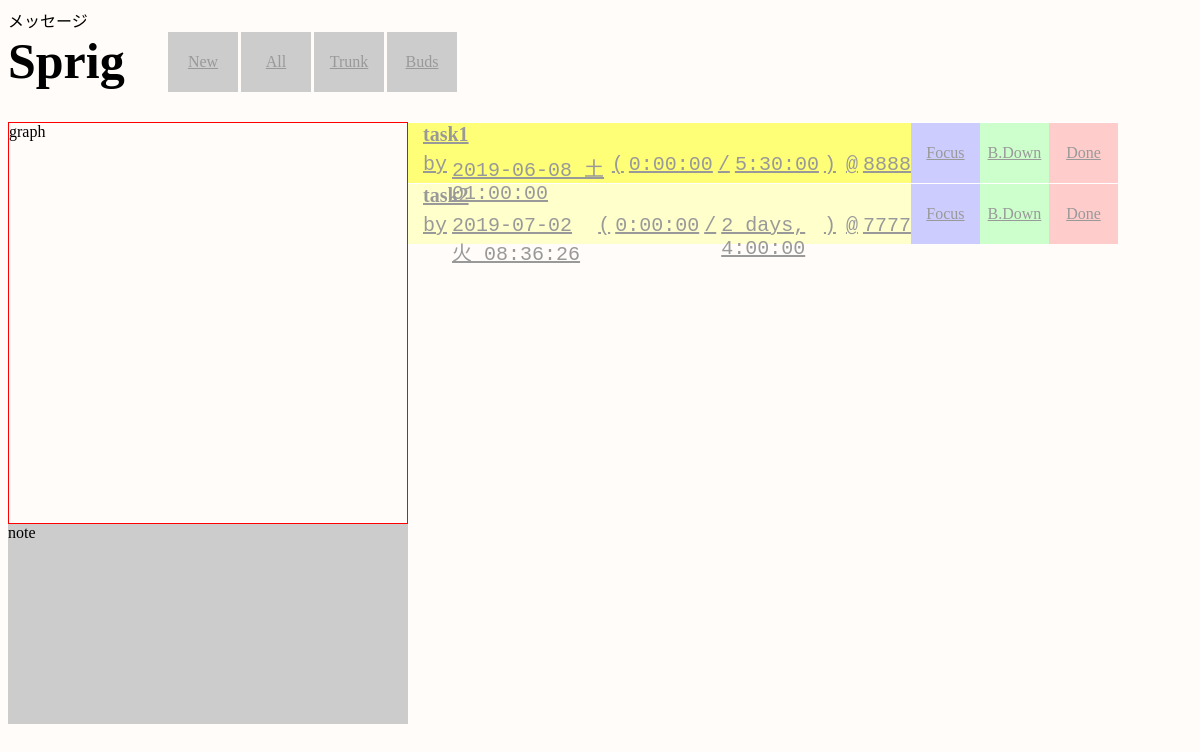
/show_around_1/19, run on an earlier commit of the app's database.
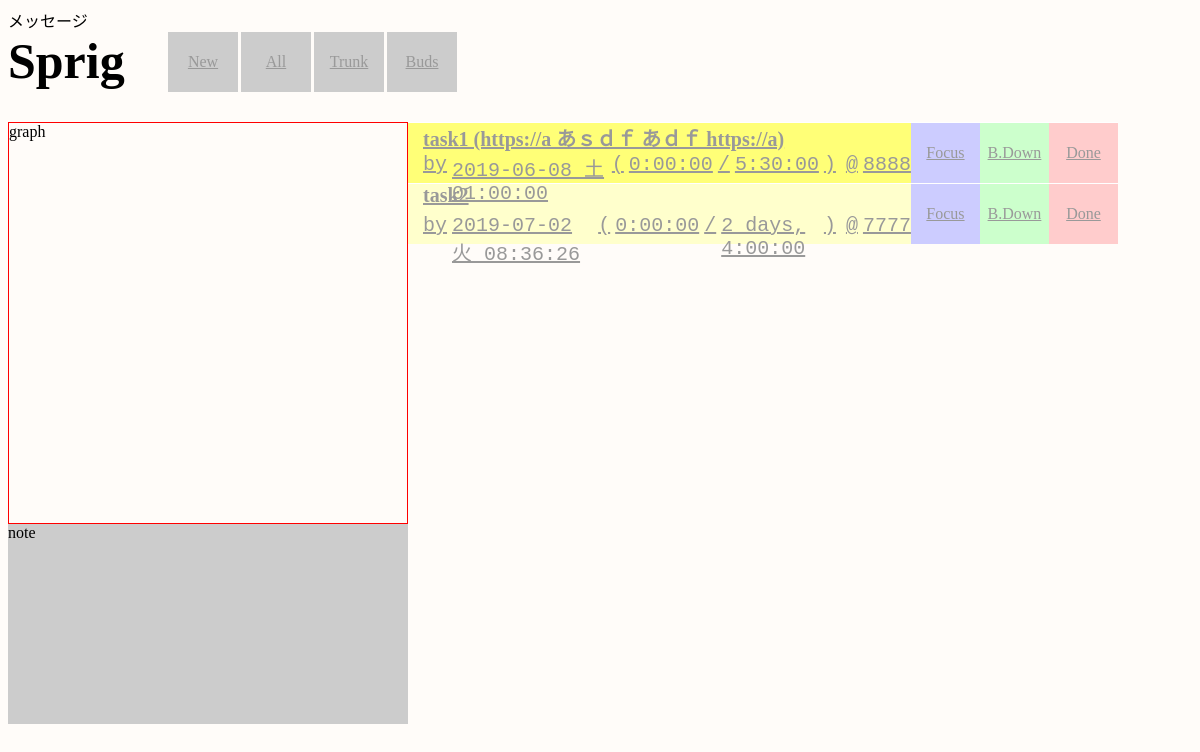
And on a later commit of the database.
### todo/models.py (models this page shows, shortened)
class Task(models.Model):
    class Meta:
        db_table = 'tasks'
    created_at = models.DateTimeField(auto_now_add=True)
    updated_at = models.DateTimeField(auto_now=True)
    title = models.CharField(verbose_name='タスク名', max_length=255)
    start = models.DateTimeField(verbose_name='着手日時', null=True, default=datetime.datetime.now())
    expected_time = models.DurationField(verbose_name='予想時間', default=datetime.timedelta(hours=1))  # todo デフォルト値
    actual_time = models.DurationField(verbose_name='実績時間', default=datetime.timedelta())  # todo デフォルト値
    deadline = models.DateTimeField(verbose_name='納期', default=datetime.datetime.now() + datetime.timedelta(hours=1))  # todo デフォルト値
    client = models.IntegerField(verbose_name='依頼者', default=0)  # todo デフォルトは自分
    is_done = models.BooleanField(verbose_name='完了', default=False)
    note = models.TextField(verbose_name='備考', null=True)
    initial_step = models.ForeignKey(Step,
                                     related_name='out_tasks',
                                     verbose_name='始点',
                                     default=None,  # todo 唯一の最始点を設定する？
                                     on_delete=models.PROTECT)
    terminal_step = models.ForeignKey(Step,
                                      related_name='in_tasks',
                                      verbose_name='終点',
                                      default=None,   # todo デフォルトは最終点
                                      on_delete=models.PROTECT)

### todo/views.py (the view, shortened to what this page needs)
class ShowTaskAround1(View):
    def get(self, req, id=None):
        me = Task.objects.filter(pk=id).all()
        _me = me.get()
        initial = Step.objects.get(pk=_me.initial_step.pk)
        terminal = Step.objects.get(pk=_me.terminal_step.pk)
        in_tasks = Task.objects.filter(terminal_step=initial).all()
        out_tasks = Task.objects.filter(initial_step=terminal).all()
        context = {
            'taskss': {
                'out_tasks': out_tasks,
                'me': me,
                'in_tasks': in_tasks,
            }
        }
        return render(req, 'todo/index.html', context)

### todo/templates/todo/index.html (shortened to what this page needs)
{% load static %}
<!DOCTYPE html>
<html>
    <head>
            <link rel="stylesheet" href="https://unpkg.com/karma-css@latest/dist/karma.min.css">
            <link rel="stylesheet"
            href="{% static 'css/todo.css' %}" >
    </head>
    <body>
        <div>メッセージ</div>
        <div class="container">
            <div class="header flex">
                <div id="title">Sprig</div>
                <div class="controller flex">
                    <a href="{% url 'register' %}">
                        <div class="menu" id="new">New</div>
                    </a>
                    <a href="{% url 'index' %}">
                        <div class="menu" id="all">All</div>
                    </a>
                    <a href="{% url 'show_trunk' %}">
                        <div class="menu" id="trunk">Trunk</div>
                    </a>
                    <a href="{% url 'show_buds' %}">
                        <div class="menu" id="buds">Buds</div>
                    </a>
                </div>
            </div>
            <div class="main flex">
                <div class="fix">
                    <div id="graph">graph</div>
                    <div id="note">note</div>
                </div>
                <div id="tasks">
                    {% for relationship, tasks in taskss.items %}
                    {% for task in tasks %}
                    <div class="task flex {{ relationship }} {% if not task.is_done %}undone{% else %}done{% endif %}">
                        <a href="#" class="description" onfocus="on_focus(this)" onblur="on_blur(this)">
                                <div class="title mg">{{ task.title }}</div>
                                <div class="attr flex">
                                    <span class="mg">by</span>
                                    <div class="number">{{ task.deadline|date:"Y-m-d D H:i:s" }}</div>
                                    <span class="mg">(</span>
                                    <div class="number">{{ task.actual_time }}</div>
                                    <span class="mg">/</span>
                                    <div class="number">{{ task.expected_time }}</div>
                                    <span class="mg">)</span>
                                    <span class="mg">@</span>
                                    <div>{{ task.client }}</div>
                                </div>
                        </a>
                        <a href="{% url 'show_around_1' task.id %}">
                            <div class="menu focus">Focus</div>
                        </a>
                        {% if not task.is_done %}
                        <a href="{% url 'breakdown' task.id %}">
                            <div class="menu breakdown">B.Down</div>
                        </a>
                        {% else %}
                        <a>
                            <div class="menu breakdown">B.Down</div>
                        </a>
                        {% endif %}
                        {% if not task.is_done %}
                        <a href="{% url 'done' task.id %}">
                            <div class="menu done done_undone">Done</div>
                        </a>
                        {% else %}
                        <a href="{% url 'undone' task.id %}">
                            <div class="menu undone done_undone">Undone</div>
                        </a>
                        {% endif %}
                    </div>
                    {% endfor %}
                    {% endfor %}
                </div>
            </div>
        </div>
    </body>
</html>

What changed in the data, as far as the page shows it:
changed Task: title "task1" → "task1 (https://a あｓｄｆ あｄｆ https://a)"
